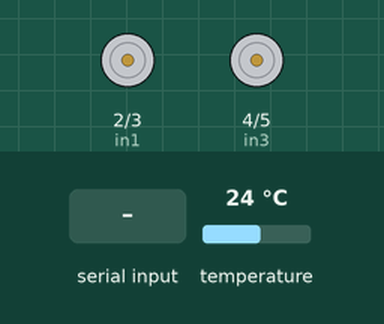
Simulated run of this sketch. Board: Arduino Uno, built with avr-gcc and run on an emulated ATmega328P. Parts: motor-driver pin pairs drawn as motors (green arrow = first pin HIGH = forward, orange = second pin HIGH = backward, longer = more drive). The test bench sets the inputs (shaded band); at power-on: temperature 24 °C. What the sketch prints to the serial monitor is not drawn.

Above: at 1.2 s.
1.3 s: temperature set to 15.4 °C
3.2 s: temperature set to 14.4 °C
At 4.7 s:
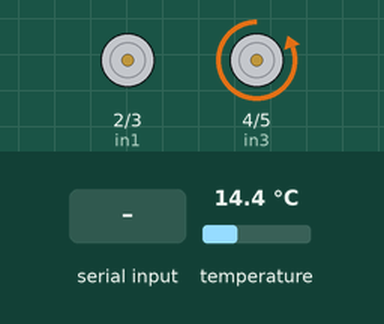
5.5 s: temperature set to 29.6 °C
7.2 s: temperature set to 30.4 °C
At 9.2 s:
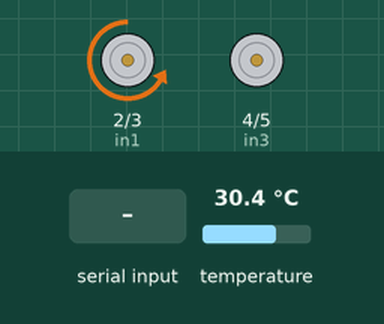
9.5 s: "1" received over Serial
At 11.7 s:
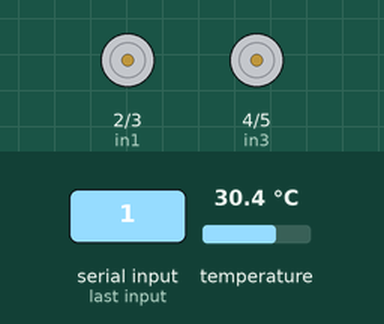
Timing chart, 0 to 13.2 s (numbered marks = the images above; inputs shaded):
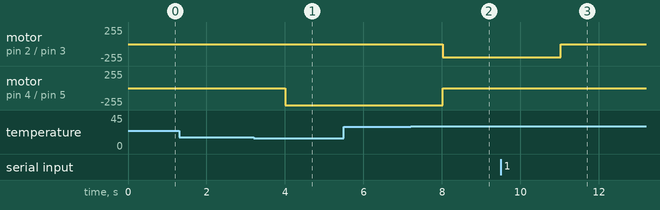

Measured:
- the behaviour switches between 15 and 14.9 °C on temperature (found by bisection; images 0 and 1)
- the behaviour switches between 29.9 and 30 °C on temperature (found by bisection; images 1 and 2)
- after the input at 1.3 s, every drawn part: stays the same
- after the input at 3.2 s, motor on pin 4 (in3) / pin 5 (in4): stopped → backward 255/255 after 0.81 s
- after the input at 5.5 s, every drawn part: stays the same
- after the input at 7.2 s, motor on pin 2 (in1) / pin 3 (in2): stopped → backward 200/255 after 0.82 s; motor on pin 4 (in3) / pin 5 (in4): backward 255/255 → stopped after 0.82 s
- after the input at 9.5 s, motor on pin 2 (in1) / pin 3 (in2): backward 200/255 → stopped after 1.5 s

The sketch:

ArduinoTestJson.ino
```cpp
#include <Wire.h>
#include <Adafruit_MLX90614.h>
#include <ArduinoJson.h>


Adafruit_MLX90614 mlx = Adafruit_MLX90614();


float temperatureSensor = 0;
int highTemperatureSetting = 30;
int lowTemperatureSetting = 15;

int fanSpeed = 100;


void SendDataSensor();
void ReadSetting();
void ControlFanandLed();

#define in1 2
#define in2 3
#define in3 4
#define in4 5


void setup() {

  Serial.begin(9600);
  while (!Serial) continue;
  mlx.begin();
  pinMode(in1, OUTPUT);
  pinMode(in2, OUTPUT);
  pinMode(in3, OUTPUT);
  pinMode(in4, OUTPUT);
}
void ReadSetting()
{
  StaticJsonDocument<200> doc;

  String json = Serial.readString();

  DeserializationError error = deserializeJson(doc, json);

  if (error) {
    Serial.print(F("deserializeJson() failed: "));
    return;
  }
  const char* sensor = doc["status"];
  int highTemp = doc["data1"];
  int lowTemp = doc["data2"];
  int speedFan = doc["data3"];
  highTemperatureSetting = highTemp;
  lowTemperatureSetting = lowTemp;
  fanSpeed = speedFan;

}
void SendDataSensor()
{

  StaticJsonDocument<200> doc;
  temperatureSensor = mlx.readAmbientTempC();
  doc["temperature"] = temperatureSensor;

  serializeJson(doc, Serial);
}

void ControlFanandLed()
{
 if( temperatureSensor >  highTemperatureSetting)
 {
  digitalWrite(in1, LOW);
  analogWrite(in2, 2 * fanSpeed);


  digitalWrite(in3, LOW);
  digitalWrite(in4, LOW);
 }
 if( temperatureSensor <  lowTemperatureSetting)
 {
  digitalWrite(in1, LOW);
  digitalWrite(in2, LOW);

  digitalWrite(in3, LOW);
  digitalWrite(in4, HIGH);
 }

}
void loop() {
  SendDataSensor();
  if(Serial.available()>0)
  {
    ReadSetting();
  }
  ControlFanandLed();
  delay(1000);
}
```
